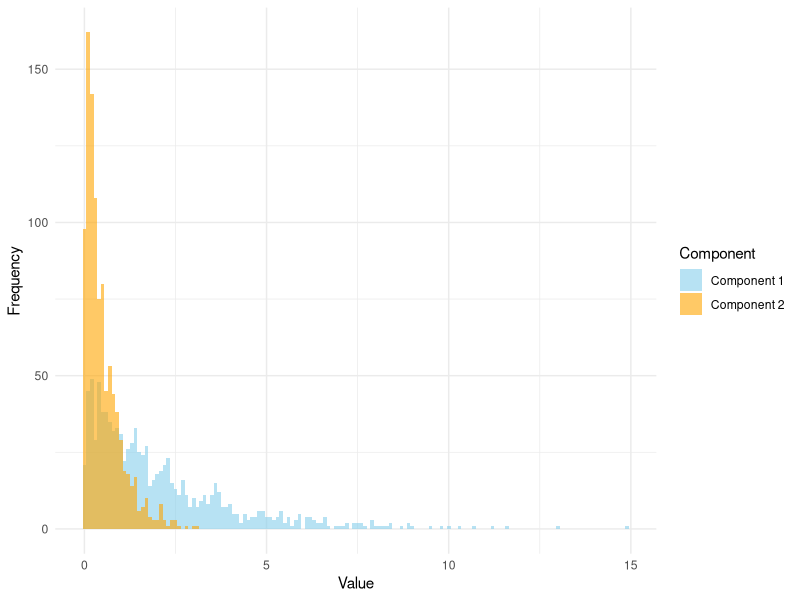
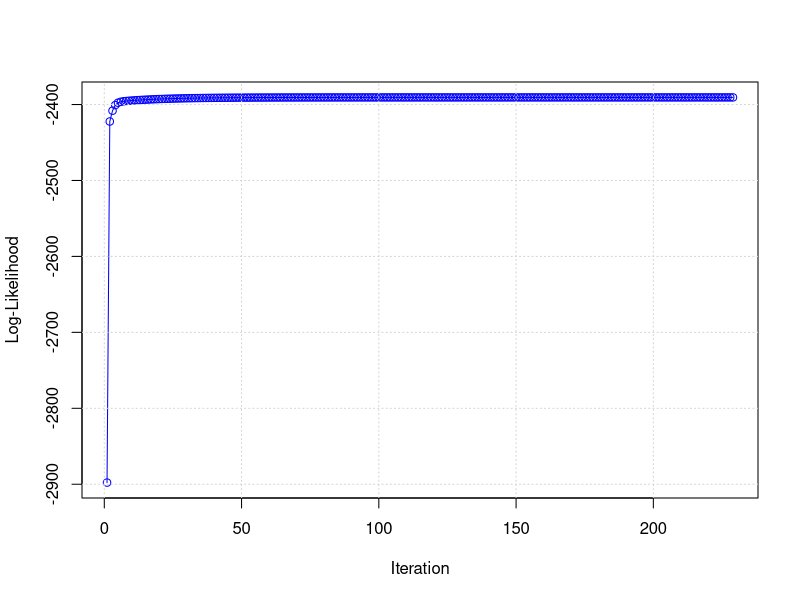

Here is the R script that generated these plots, in order:
## ---- chunk 1
knitr::opts_chunk$set(fig.width=5, fig.height=3.5, 
                      cache=TRUE) 
## ---- chunk 2
set.seed(1234)
# sample
n_samples <- 2000          
true_rates <- c(0.5, 2.0)  
true_proportions <- c(0.5, 0.5)  

# Sample group assignments (1 or 2) based on mixing proportions
component_labels <- sample(1:2, n_samples, replace = TRUE, prob = true_proportions)

# Stage 2: Generate data from the corresponding exponential 
# distribution based on the group assignment
data <- numeric(n_samples)  # Initialize the data vector
# Generate data for group 1 (rate = 0.5)
data[component_labels == 1] <- rexp(sum(component_labels == 1), rate = true_rates[1])
# Generate data for group 2 (rate = 2.0)
data[component_labels == 2] <- rexp(sum(component_labels == 2), rate = true_rates[2])
## ---- chunk 3
library(ggplot2)
# Create a data frame for plotting
plot_data <- data.frame(
  Value = data,  # Data points
  Component = factor(component_labels, labels = c("Component 1", "Component 2"))  # Component labels
)

# Plot the data using ggplot2
ggplot(plot_data, aes(x = Value, fill = Component)) +
  geom_histogram(binwidth = 0.1, position = "identity", alpha = 0.6) +
  scale_fill_manual(values = c("skyblue", "orange")) +  # Set colors for the components
  labs(
    x = "Value",
    y = "Frequency",
    fill = "Component"
  ) +
  theme_minimal() +
  theme(plot.title = element_blank())  # Remove the title
## ---- chunk 4
exponentialMixture <- function(data, K, max_iter = 1000, tol = 1e-5) {
  n <- length(data)
  pi <- rep(1/K, K)  # mixing proportions
  lambda <- runif(K, 0.1, 1)  # rate parameters
  
  log_likelihoods <- numeric(max_iter)  # store log-likelihood values
  
  for (iter in 1:max_iter) {   # E-step: numerator of the gammas
    gamma <- matrix(NA, nrow = n, ncol = K)
    for (k in 1:K) {
      gamma[, k] <- pi[k] * dexp(data, rate = lambda[k])
    }
    row_sums <- rowSums(gamma) # denominator of the gammas 
    gamma <- gamma / row_sums  # normalize probabilities 
    
    pi_old <- pi              # M-step: Update mixing proportions and rate parameters
    lambda_old <- lambda
    
    pi <- colMeans(gamma)  # update mixing proportions
    for (k in 1:K) {
      lambda[k] <- sum(gamma[, k]) / sum(gamma[, k] * data)  # update rate parameters
    }
    
    log_likelihoods[iter] <- sum(log(row_sums)) # calculate log-likelihood
    
    if (max(abs(pi - pi_old)) < tol && max(abs(lambda - lambda_old)) < tol) {
      log_likelihoods <- log_likelihoods[1:iter]  # trim to the number of iterations
      cat("Convergence reached at iteration", iter, 
          "with log-likelihood:", log_likelihoods[iter], "\n")
      break
    }
  }
  return(list(pi = pi, lambda = lambda, log_likelihood = log_likelihoods))
}
## ---- chunk 5
set.seed(1234)
library(knitr)
# Fit the mixture model
result <- exponentialMixture(data, K = 2)

# Create a data frame to display the results in a table
results_table <- data.frame(
  "Component" = 1:2,
  "Estimated Mixing Proportion" = round(result$pi, 4),
  "Estimated Rate Parameter (lambda)" = round(result$lambda, 4)
)

# move results to a table
kable(results_table, caption = "Estimated Parameters for the Mixture Model", format = "pipe")
## ---- chunk 6
log_likelihoods <- result$log_likelihood
plot(log_likelihoods, type = "o", col = "blue", xlab = "Iteration", 
     ylab = "Log-Likelihood")
grid()
## ---- chunk 7
# Simulation parameters
set.seed(123)  # For reproducibility
n_samples <- 1000  # Number of samples
true_rates <- c(0.5, 1.5)  # True rate parameters for two components
true_proportions <- c(0.6, 0.4)  # True mixing proportions

# Generate synthetic data 
data <- c(rexp(n_samples * true_proportions[1], rate = true_rates[1]),
          rexp(n_samples * true_proportions[2], rate = true_rates[2]))
## ---- chunk 8
# Fit the mixture model
result <- exponentialMixture(data, K = 2)

# Create a data frame to display the results in a table
results_table <- data.frame(
  "Component" = 1:2,
  "Estimated Mixing Proportion" = round(result$pi, 4),
  "Estimated Rate Parameter (lambda)" = round(result$lambda, 4)
)

# move results to a table
kable(results_table, caption = "Estimated Parameters for the Mixture Model", format = "pipe")
